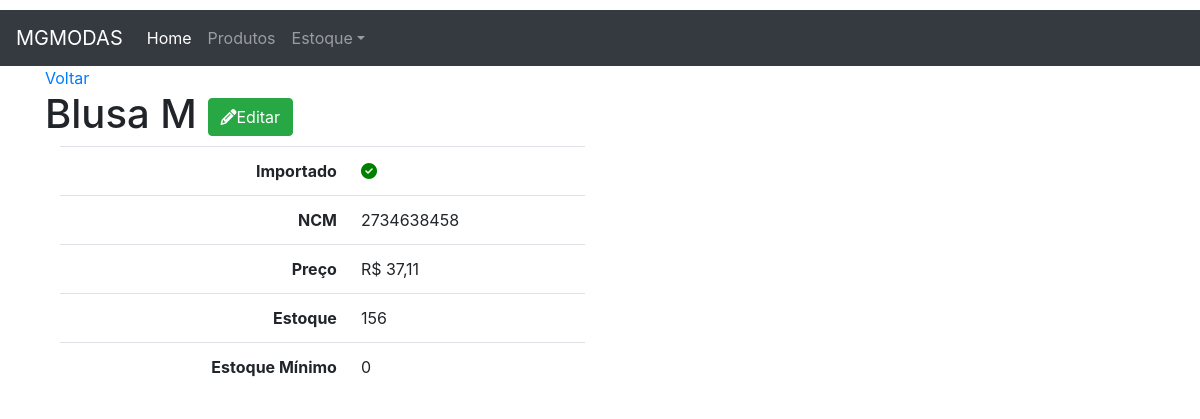
Before: /produto/3/ with the older database file.
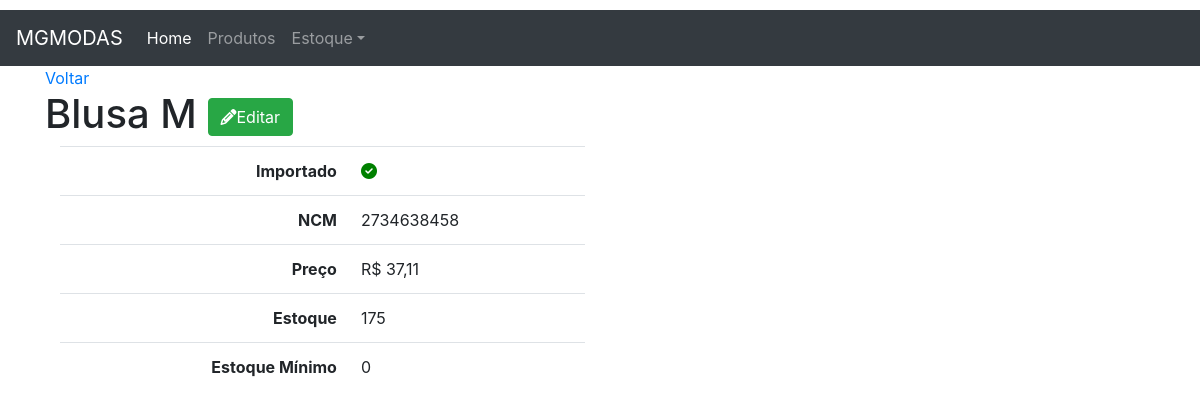
After: the same page with the newer database file.
### produto/models.py (models this page shows, shortened)
class Produto(models.Model):
    importado = models.BooleanField(default=False)
    ncm= models.CharField('NCM',max_length=10)
    produto = models.CharField('Produto',max_length=100, unique=True)
    preco= models.DecimalField('preço',decimal_places=2,max_digits=10)
    estoque= models.IntegerField('estoque atual',)
    estoque_minimo= models.PositiveIntegerField('estoque minimo',default=0)
    class Meta:
        ordering = ('produto',)
    def __str__(self):
        return self.produto

### produto/views.py (the view)
# urls.py: path('<int:pk>/', v.produto_detail, name='produto_detail'),
def produto_detail(request,pk):
    template_name='produto_detail.html'
    obj = Produto.objects.get(pk=pk)
    context = {'object':obj }
    return render(request, template_name, context)

### produto/templates/produto_detail.html
{% extends "base.html" %}
{% block content %}
    <a href="{% url 'produto:produto_list' %}">Voltar</a>
    <h1>{{ object }}
        <span class="pull-right">
            <a href="{% url 'produto:produto_edit' object.pk %} " >
                <button type="button" class="btn btn-success">
                    <span class="fa fa-pencil"></span>Editar
                </button>
            </a>
        </span>
    </h1>
<div class="col-sm-6">
    <table class=" table table-user-information">
        <tbody>
        <tr>
            <th class="text-right">Importado</th>
            <td>
                {% if object.importado %}
                <i class=" fa fa-check-circle ok"></i>
                {% else %}
                <i class=" fa fa-minus-circle no"></i>
                {% endif %}
            </td>
        </tr>
        <tr>
            <th class="text-right">NCM</th>
            <td>{{object.ncm}}</td>
        </tr>
        <tr>
            <th class="text-right">Preço</th>
            <td>R$ {{object.preco}}</td>
            <tr>
            <th class="text-right">Estoque</th>
            <td>{{object.estoque}}</td>
            <tr>
            <th class="text-right">Estoque Mínimo</th>
            <td>{{object.estoque_minimo}}</td>
        </tr>
        </tr>
        </tr>
        </tbody>
    </table>
</div>
{% endblock content %}

Changed rows visible on the page:
changed Produto "Blusa M": estoque "156" → "175"
